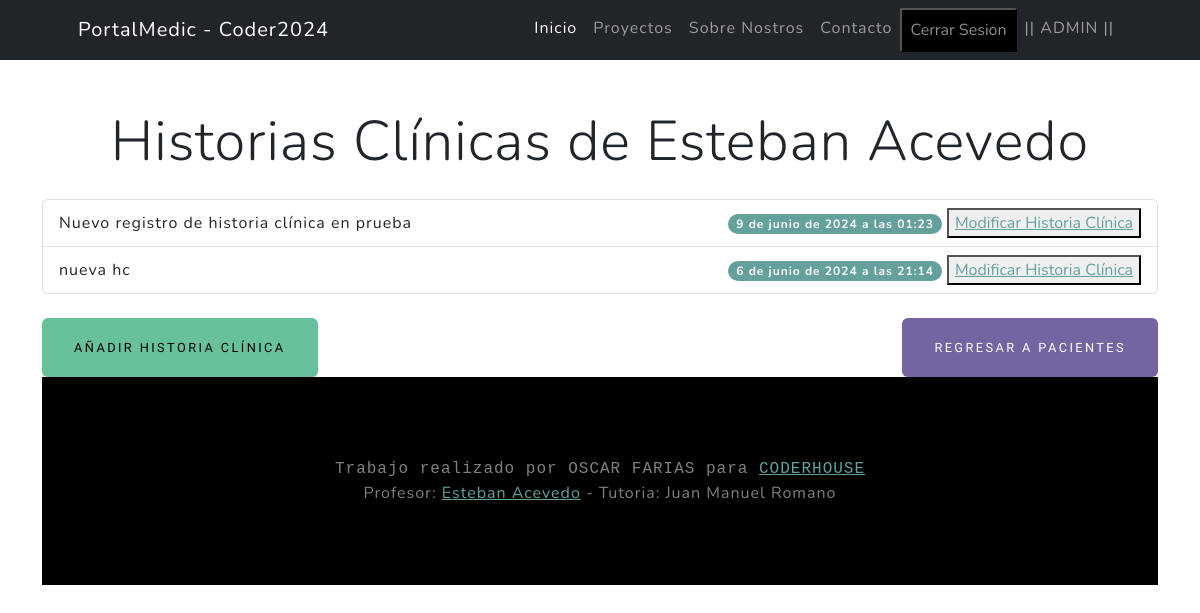
The app's page /pacientes/pacientes/1/ver/ (signed in) with its own data.
### pacientes/models.py (models this page shows, shortened)
class Paciente(models.Model):
    nombre = models.CharField(max_length=50, null = False)
    apellido = models.CharField(max_length=50, null = False)
    DNI = models.IntegerField(unique=True, null=False)
    fecha_nacimiento = models.DateField(null=True, blank=True)
    telefono = models.IntegerField(null=True, blank=True)
    obraSocial = models.ForeignKey(ObraSocial, on_delete=models.SET_NULL, null=True, blank=True, verbose_name = "Socio ID", related_name="paciente_obrasocial")
    numeroAfiliado = models.CharField(max_length=50,null=False, blank=False, verbose_name="Numero de Afiliado")
    medico_tratante = models.ForeignKey("medicos.Medicos", on_delete=models.SET_NULL, null=True, blank=True, related_name="paciente_medicos")
    class Meta:
        verbose_name = "Paciente"
        verbose_name_plural = "Pacientes"

class HistoriaClinica(models.Model):
    paciente = models.ForeignKey(Paciente, on_delete=models.CASCADE)
    contenido = models.TextField()
    fecha_creacion = models.DateTimeField(auto_now_add=True)

### pacientes/views.py (the view)
# urls.py: path("pacientes/<int:pk>/ver/", ver_historia, name='ver_historia'),
def ver_historia(request, pk):
    paciente = get_object_or_404(Paciente, id=pk)
    historias = HistoriaClinica.objects.filter(paciente=paciente).order_by('-fecha_creacion')
    return render(request, 'pacientes/ver_historia.html', {'paciente': paciente, 'historias': historias})

### pacientes/templates/pacientes/ver_historia.html (shortened to what this page needs)
{% extends 'core/base.html' %}
{% load static %}
{% block content %}
<div class="container mt-5">
    <div class="row">
        <div class="col-12">
            <h1 class="display-4 text-center">Historias Clínicas de {{ paciente.nombre }} {{ paciente.apellido }}</h1>
            <ul class="list-group mt-4">
                {% if historias %}
                    {% for historia in historias %}
                    <li class="list-group-item d-flex justify-content-between align-items-center">
                        <span>{{ historia.contenido }}</span>
                        <div class="justify-content-between">
                            <span class="badge bg-primary rounded-pill">{{ historia.fecha_creacion }}</span>
                            <button><a href="{% url 'pacientes:modificar_hc' pk=paciente.id %}">Modificar Historia Clínica</a></button>
                        </div>
                        </li>
                {% endfor %}
                {% else %}
                <h2 class="p-3 border rounded text-center">Paciente aun NO posee Historia Clínica</h2>
                {% endif %}
            </ul>
            <div class="mt-4 d-flex justify-content-between">
                <a href="{% url 'pacientes:guardar_historia' paciente.id %}" class="btn btn-success">Añadir historia clínica</a>
                <a href="{% url 'pacientes:pacientes_list' %}" class="btn btn-secondary">Regresar a Pacientes</a>
            </div>
        </div>
    </div>
{% endblock content %}

### core/templates/core/base.html (shortened to what this page needs)
{% load static %}
<!DOCTYPE html>
<html lang="es">
<head>
    <link href="{% static 'core/css/styles.css' %}" rel="stylesheet" />
</head>
{% block navbar %}
<nav class="navbar navbar-expand-lg navbar-dark bg-dark">
    <div class="container px-5">
        <a class="navbar-brand" href="{% url 'core:index' %}">PortalMedic - Coder2024</a>
        <div class="collapse navbar-collapse" id="navbarSupportedContent">
            <ul class="navbar-nav ms-auto mb-2 mb-lg-0">
                <li class="nav-item"><a class="nav-link active" aria-current="page"
                        href="{% url 'core:index' %}">Inicio</a></li>
                <li class="nav-item"><a class="nav-link" href="#about">Proyectos</a></li>
                <li class="nav-item"><a class="nav-link" href="#projects">Sobre Nostros</a></li>
                <li class="nav-item"><a class="nav-link"
                        href="https://api.whatsapp.com/send/?phone=%2B5493814761261&text&type=phone_number&app_absent=0"
                        target="_blank">Contacto</a></li>
                {% if user.is_authenticated %}
                <form action="{% url 'core:logout' %}" method="POST">
                    <button type="submit" class="nav-link nav-item bg-black ">Cerrar Sesion</button>
                </form>
                <li class="nav-item"><a class="nav-link" href="">|| {{user.username.upper}} ||</a></li>
                {% else %}
                <li class="nav-item"><a class="nav-link" href="{% url 'core:login' %}">Iniciar Sesion</a></li>
                {% endif %}
            </ul>
        </div>
    </div>
</nav>
{% endblock navbar %}
<body>
    {% block content %}
    {% endblock content %}
</body>
{% block footer %}
<footer class="footer mt-auto bg-black big text-center text-white-50">
    <div class="container big px-4 px-lg-5 font-monospace">Trabajo realizado por OSCAR FARIAS para <a
            href="https://www.coderhouse.com/ar/">CODERHOUSE</a></div>
    <div class="container px-4 px-lg-5">Profesor: <a href="https://www.linkedin.com/in/esteban-acevedo-aberastain/?originalSubdomain=ar">Esteban Acevedo</a> - Tutoria: Juan Manuel Romano</div>
</footer>
{% endblock footer %}

### records on screen
Paciente: nombre "Esteban", apellido "Acevedo"
HistoriaClinica: contenido "Nuevo registro de historia clínica en prueba", fecha_creacion "9 de junio de 2024 a las 01:23"
HistoriaClinica: contenido "nueva hc", fecha_creacion "6 de junio de 2024 a las 21:14"

### other values on screen
{{ user.username.upper }} "ADMIN"
